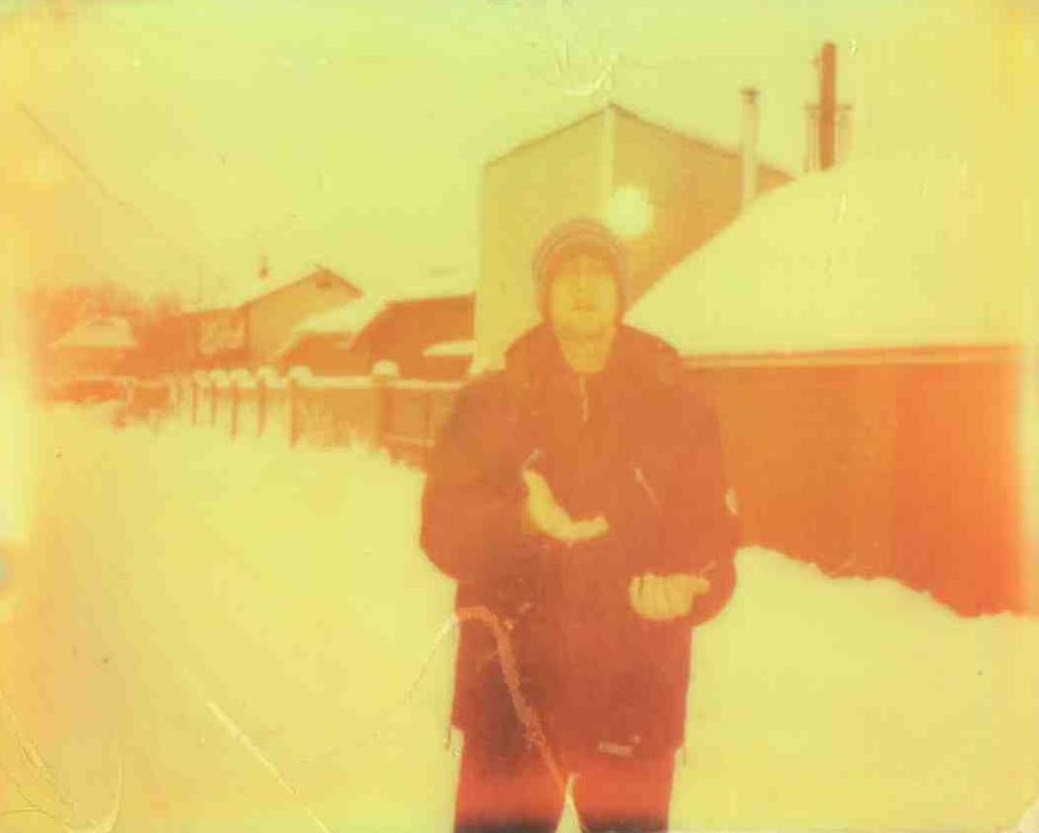
#> input picture Homework2/muz.jpg, 1039 x 833 px
$ jupyter execute Homework2.ipynb
#> lines starting #> are read from the running program, lines starting #| are printed output that depends on the picture
[cell 1]
import cv2
import numpy as np
from matplotlib import pyplot as plt
plt.rcParams['figure.figsize']=15,10

[cell 2]
img = cv2.imread('muz.jpg')
#> img is the input picture: shape (833, 1039, 3); mean B, G, R 106.9, 194.5, 226.5
img = cv2.cvtColor(img, cv2.COLOR_BGR2RGB)
plt.imshow(img)

[cell 3]
# WHITE BALANCE
# Define white patch and the coefficients
row, col = 300, 1000
white = img[row, col,:]
#> white = [234, 226, 119]
coeffs = 255.0/white
#> coeffs = [1.09, 1.13, 2.14]

# Apply white balancing and generate balanced image
balanced_white = np.zeros_like(img, dtype=np.float32)
for channel in range(3):
    balanced_white[..., channel] = img[..., channel] * coeffs[channel]
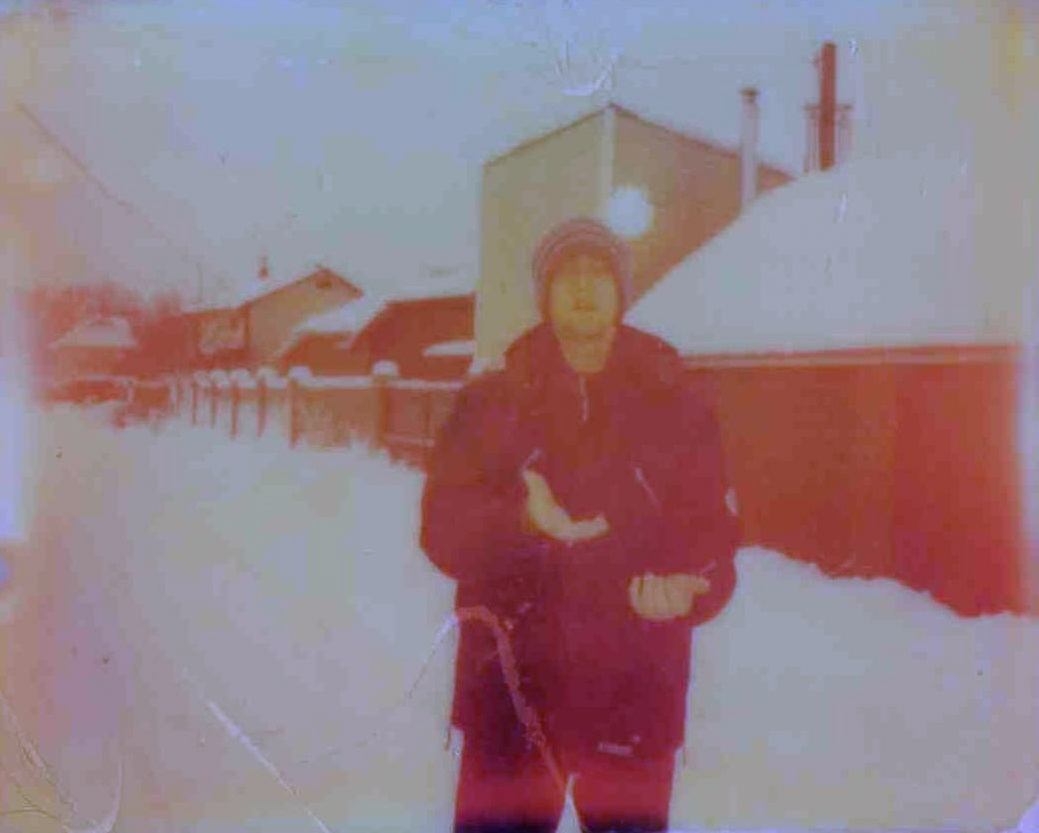
#> balanced_white: shape (833, 1039, 3) float32; mean R, G, B 247.1, 219.7, 229.1; drawn with min black and max white
#print(img)
#print(white)
# White patching does not guarantee that the dynamic range is preserved, images must be clipped.
balanced_white = balanced_white/255
balanced_white[balanced_white > 1] = 1

plt.subplot(121), plt.imshow(img)
plt.subplot(122), plt.imshow(balanced_white)
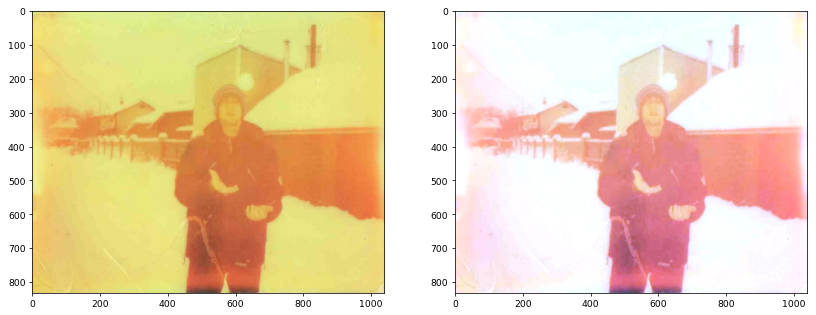
#> figure drawn by matplotlib, 2 panels

[cell 4]
#GRAY WORLD

mean_r = np.average(img[:,:,0])
#> mean_r = 226.5
mean_g = np.average(img[:,:,1])
#> mean_g = 194.5
mean_b = np.average(img[:,:,2])
#> mean_b = 106.9

#print(mean_r)
#print(mean_g)
#print(mean_b)

# Compute the coefficients kr, kg, kb
# Note: there are 3 coefficients to compute but we only have 2 equations.
# Therefore, you have to make an assumption, fix the value of one of the
# coefficients and compute the remining two
# Hint: You can fix the coefficient of the brightest colour channel to 1.

kr = 1
kg = mean_r/mean_g
#> kg = 1.16
kb = mean_r/mean_b
#> kb = 2.12

#print(kr)
#print(kg)
#print(kb)

# Apply color balancing and generate the balanced image


coeffs = (kr, kg, kb)
#> coeffs = (1, 1.16, 2.12)

balanced_gray = np.zeros_like(img, dtype=np.float32)
for channel in range(3):
    balanced_gray[..., channel] = img[..., channel] * coeffs[channel]

balanced_gray = balanced_gray/255
balanced_gray[balanced_gray > 1] = 1
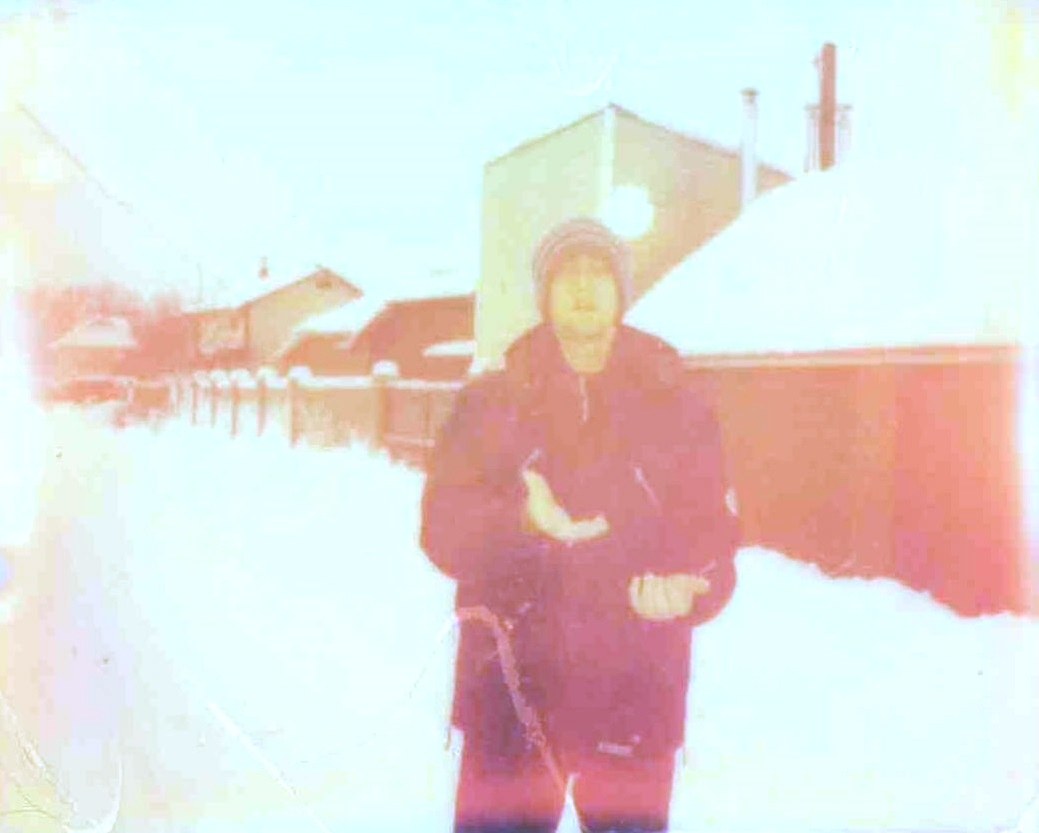
#> balanced_gray: shape (833, 1039, 3) float32; mean R, G, B 0.888, 0.867, 0.853

# Show the original and the balanced image side by side


plt.subplot(121), plt.imshow(img)
plt.subplot(122), plt.imshow(balanced_white)

[cell 5]
#SCALE BY MAX

# Compute the maximum values for all three colour channels (red, green, blue)
max_r = np.nanmax(img[:,:,0])
#> max_r = 255
max_g = np.nanmax(img[:,:,1])
#> max_g = 253
max_b = np.nanmax(img[:,:,2])
#> max_b = 174

scale_r = 255/max_r
#> scale_r = 1
scale_g = 255/max_g
#> scale_g = 1.01
scale_b = 255/max_b
#> scale_b = 1.47

# Apply scale-by-max balancing and generate the balanced image
coeffs = (scale_r, scale_g, scale_b)
#> coeffs = (1, 1.01, 1.47)

balanced_scbm = np.zeros_like(img, dtype=np.float32)
for channel in range(3):
    balanced_scbm[..., channel] = img[..., channel] * coeffs[channel]
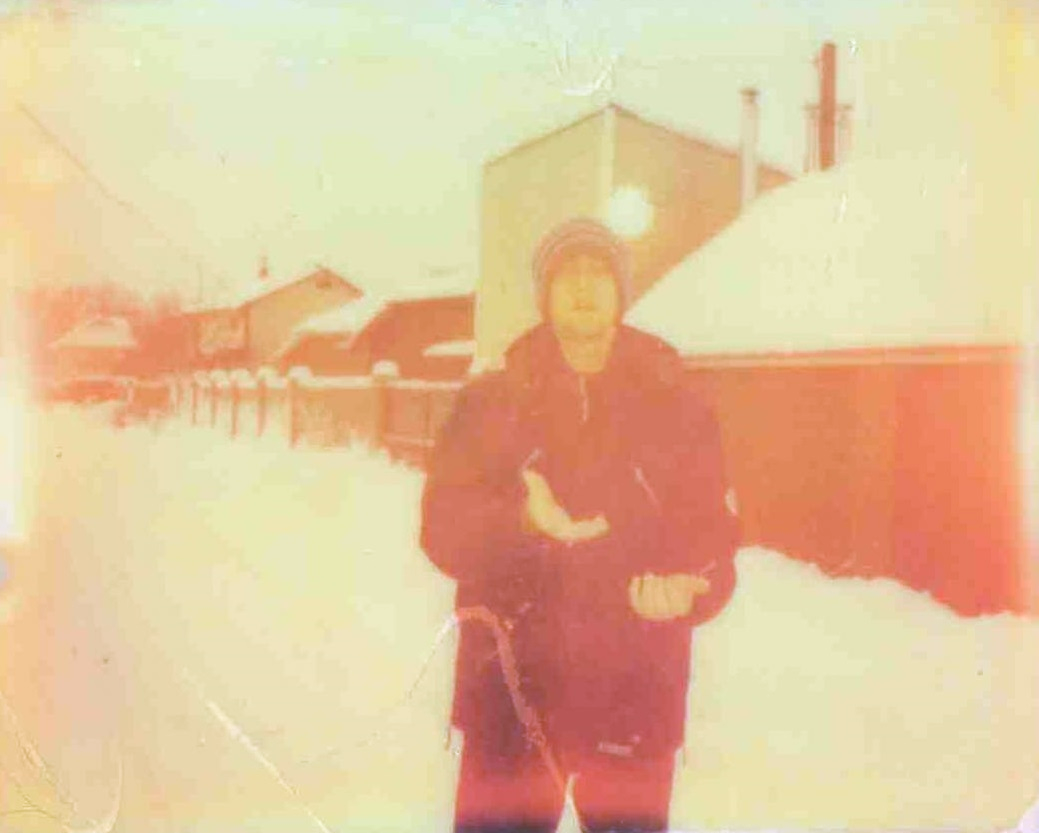
#> balanced_scbm: shape (833, 1039, 3) float32; mean R, G, B 226.6, 195.9, 156.7

balanced_scbm = balanced_scbm/255
balanced_scbm[balanced_scbm > 1] = 1

# Show the original and the balanced image side by side


plt.subplot(121), plt.imshow(img)
plt.subplot(122), plt.imshow(balanced_scbm)

[cell 6]
img = img/255
img[img>1] = 1

out1 = np.hstack([img, balanced_white])
out2 = np.hstack([balanced_gray, balanced_scbm])
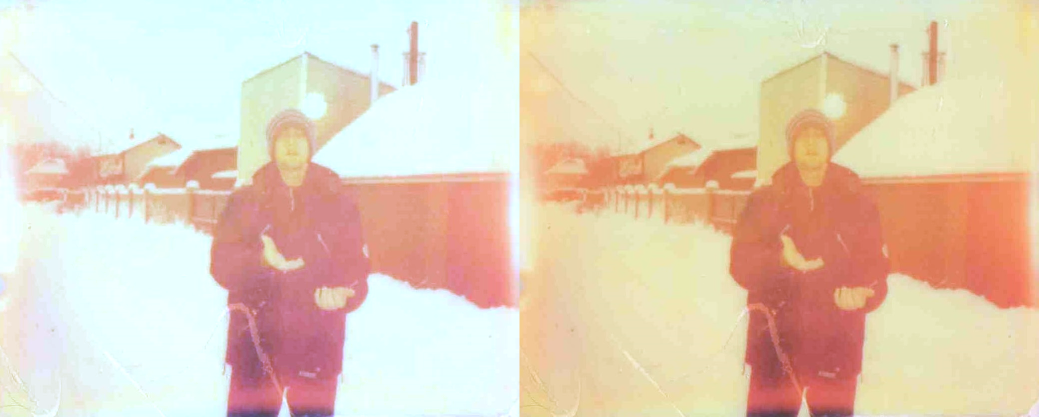
#> out2: shape (833, 2078, 3) float32 (shown at 1/2 size); mean R, G, B 0.88, 0.818, 0.735
out = np.vstack([out1, out2])
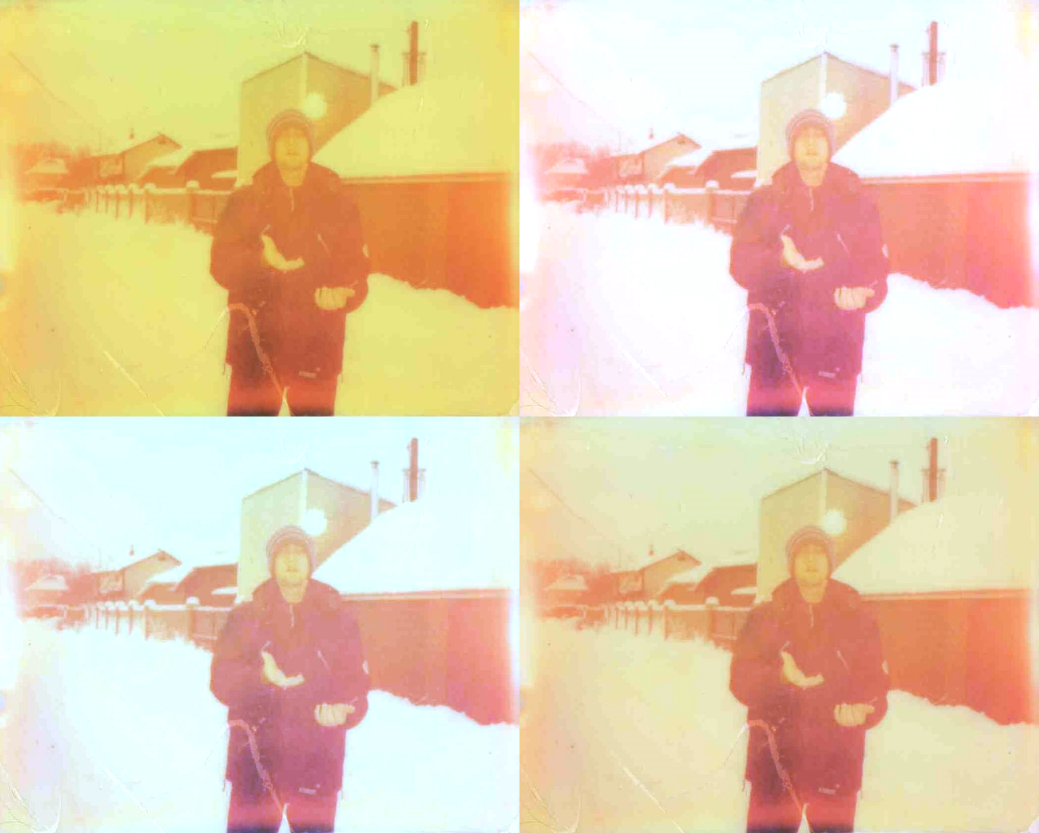
#> out: shape (1666, 2078, 3) float64 (shown at 1/2 size); mean R, G, B 0.907, 0.813, 0.685

plt.imshow(out)
plt.axis(False)
